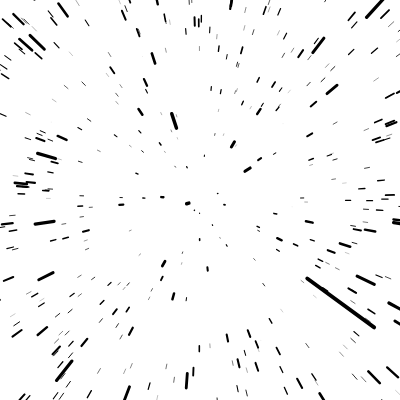
Frame 1 (no input)
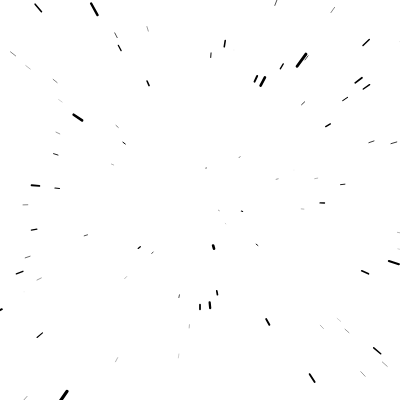
Frame 60 (no input)
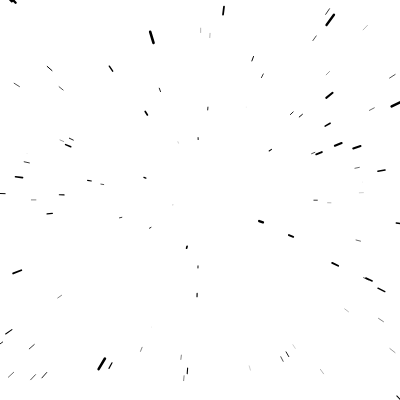
Frame 120 (the mouse pressed at the canvas centre since frame 60)

The p5.js sketch that drew these frames (run headless with seeded random() and noise() and a simulated clock; from frame 60 on, the mouse is pressed at the canvas centre):

// p5.js sketch
// ── sketch.js
// 1000-star warp field — stars rush toward the camera

const stars = [];
const N = 1000;

function setup() {
  createCanvas(400, 400);
  for (let i = 0; i < N; i++) stars.push(new Star());
}

function draw() {
  background(255);
  translate(width / 2, height / 2);
  for (const s of stars) {
    s.update();
    s.show();
  }
}

class Star {
  constructor() {
    this.x = random(-width / 2, width / 2);
    this.y = random(-height / 2, height / 2);
    this.z = random(width);
    this.pz = this.z;
  }

  update() {
    this.z -= 10;
    if (this.z < 1) {
      this.x = random(-width, width);
      this.y = random(-height, height);
      this.z = width;
      this.pz = this.z;
    }
  }

  show() {
    const sx = map(this.x / this.z, 0, 1, 0, width);
    const sy = map(this.y / this.z, 0, 1, 0, height);
    const px = map(this.x / this.pz, 0, 1, 0, width);
    const py = map(this.y / this.pz, 0, 1, 0, height);
    this.pz = this.z;

    const sw = map(this.z, 0, width, 4, 0.1);
    stroke(0);
    strokeWeight(sw);
    line(px, py, sx, sy);
  }
}
